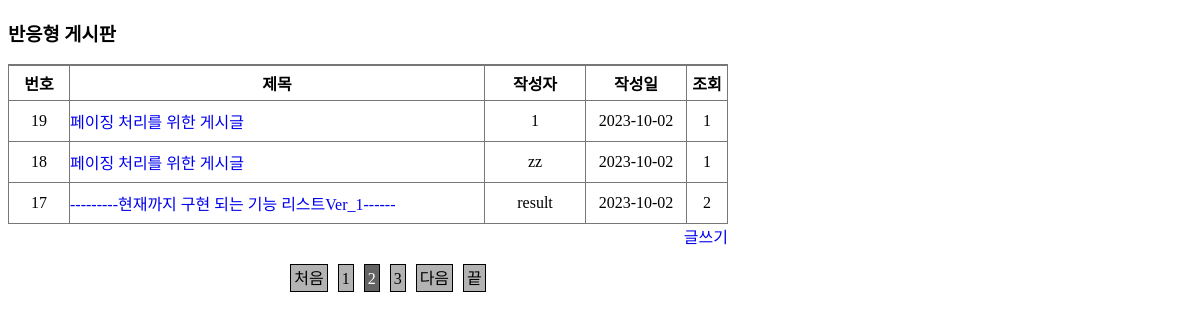
The app's page /php/index.php?page=2 with its own data.
### tables this page shows
CREATE TABLE IF NOT EXISTS `boards` (
  `b_no` int unsigned NOT NULL AUTO_INCREMENT,
  `b_subject` varchar(100) NOT NULL,
  `b_content` text NOT NULL,
  `b_date` datetime NOT NULL,
  `b_hit` int unsigned NOT NULL DEFAULT '0',
  `b_id` varchar(20) NOT NULL,
  `b_pw` varchar(50) NOT NULL,
  PRIMARY KEY (`b_no`)
);

### php/index.php (the view, shortened to what this page needs)
<?php
require_once("./dbconnect.php");
if(isset($_GET["page"])){
	$page = $_GET["page"];
} else {
	$page = 1;
}
$sql = " SELECT COUNT(*) AS cnt FROM boards ";
$result = $db->query($sql);
$row = $result->fetch_Array();
$allArticle = $row["cnt"];
$displayArticle = 3;
$allPage = ceil($allArticle/$displayArticle);
?>
<?php
$block = 3;
$currentBlock = ceil($page/$block);
$allBlock = ceil($allPage/$block);
$firstPage = ($currentBlock*$block)-($block-1);
if ($currentBlock == $allBlock){
	$lastPage = $allPage;
} else {
	$lastPage = $currentBlock * $block;
}
$nextPage = (($currentBlock+1) * $block)-($block-1);
$paging = "<ul>";
if($page != 1){
	$paging.="<li class = 'startPage'><a href='./index.php?page=1'>처음</a></li>";
}
for($i=$firstPage; $i<=$lastPage; $i++){
	if($i==$page){
		$paging .= "<li class='currentPage'>{$i}</li>";
	} else {
		$paging .= "<li class='prevPage'><a href='./index.php?page={$i}'>{$i}</a></li>";
	}
}
if($currentBlock != $allPage){
	$paging .= "<li class='nextPage'><a href='./index.php?page={$nextPage}'>다음</a></li>";
}
if($page != $allPage){
	$paging.="<li class = 'endPage'><a href='./index.php?page={$allPage}'> 끝 </a></li>";
}
$paging.="</ul>";
$currentLimit = ($displayArticle * $page) - $displayArticle;
$sqlLimit = " LIMIT " . $currentLimit . ", " . $displayArticle;
$sql = " SELECT * FROM boards ORDER BY b_no DESC " . $sqlLimit;
$result = $db->query($sql);
?>
<!DOCTYPE html>
<html lang="ko">
<head>
	<link rel="stylesheet" href="../css/style1.css">
</head>
<body>
	<article class="boardsArticle">
		<div id="list">
			<h3> 반응형 게시판 </h3>
			<table>
				<thead>
					<tr>
						<th scope="col" class="no">번호</th>
						<th scope="col" class="subject">제목</th>
						<th scope="col" class="author">작성자</th>
						<th scope="col" class="date">작성일</th>
						<th scope="col" class="hit">조회</th>
					</tr>
				</thead>
				<tbody>
				<?php
					while($row = $result->fetch_array()){
						$datetime = explode(" ",$row["b_date"]);
						$date = $datetime[0];
						$time = $datetime[1];
						if($date == Date("Y-m-d"))
							$row["b_date"] = $time;
						else
							$row["b_date"] = $date;
				?>
					<tr>
						<td class="no"><?= $row["b_no"]?></td>
						<td class="subject">
							<a href="./view.php?no=<?=$row["b_no"]?>"><?= $row["b_subject"]?></a>
						</td>
						<td class="author"><?= $row["b_id"]?></td>
						<td class="date"><?= $row["b_date"]?></td>
						<td class="hit"><?= $row["b_hit"]?></td>
					</tr>
					<?php
						}
					?>
				</tbody>
				</table>
				<div class="btnSet">
					<a href="./write.php" class="btnWrite">글쓰기</a>
				</div>
				<div class="paging">
					<?=$paging?>
				</div>
			</div>
	</article>
 </body>
</html>

### css/style1.css (style rules this page uses)
a { text-decoration: none; }
.boardsArticle table { width: 720px; border-collapse: collapse; }
#list th { padding: 5px 0; border: 1px solid #777; border-top: 2px solid #777; }
#list td { padding: 8px 0;border: 1px solid #777; }
#list .no { width: 60px; text-align: center; }
#list .author { width: 100px; text-align: center; }
#list .date { width: 100px; text-align: center; }
#list .hit { width: 40px;text-align: center; }
#list .btnSet { text-align: right; }
#list .paging { width:720px; text-align: center; }
#list .paging li { display: inline-block; height: 20px; margin: 0 5px; padding: 3px; border: 1px solid #000000; background: #b3b3b3; line-height: 21px; }
#list .paging li a { color:#000000; }
#list .paging li.currentPage,li:hover { background: #636363; }
#list .paging li.currentPage,li:hover a { color: #ffffff; }
.btnSet { width:720px; text-align: center; }

### records on screen
boards: b_no "19", b_subject "페이징 처리를 위한 게시글", b "1", b_date "2023-10-02", b_hit "1"
boards: b_no "18", b_subject "페이징 처리를 위한 게시글", b "zz", b_date "2023-10-02", b_hit "1"
boards: b_no "17", b_subject "---------현재까지 구현 되는 기능 리스트Ver_1------", b "result", b_date "2023-10-02", b_hit "2"
